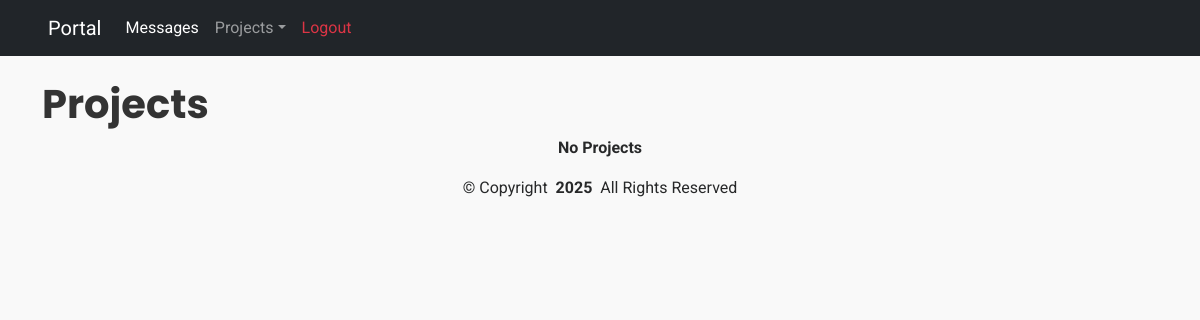
The page /projects/ (signed in) on the database as committed earlier.
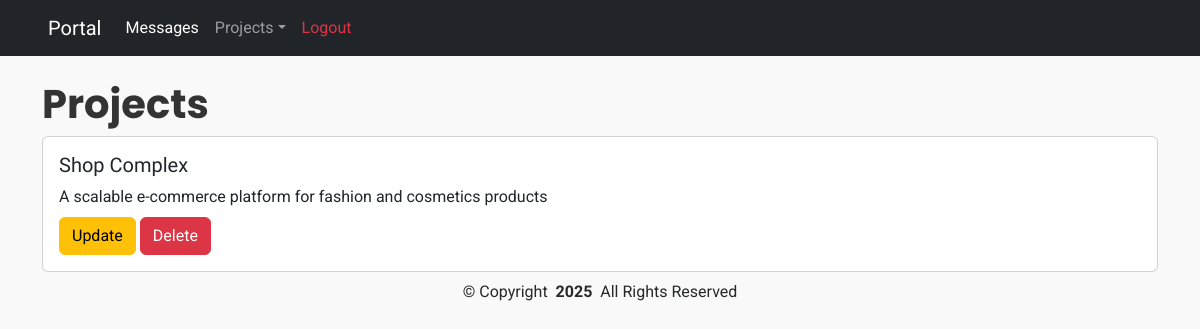
The same page on the database as committed later.
### portfolio/models.py (models this page shows, shortened)
class Project(models.Model):
    id = models.UUIDField(primary_key=True, default=uuid.uuid4, editable=False)
    name = models.CharField(max_length=255)
    short_desc = models.CharField(max_length=255, blank=True, null=True)
    description = models.TextField(blank=True)
    image1 = models.ImageField(upload_to='project', blank=True, null=True)
    image2 = models.ImageField(upload_to='project', blank=True, null=True)
    image3 = models.ImageField(upload_to='project', blank=True, null=True)
    link = models.URLField(blank=True, null=True)

### portfolio/views.py (the view)
# urls.py: path('projects/', ProjectTemplateView.as_view(), name='projects'),
class ProjectTemplateView(LoginRequiredMixin, ListView):
    template_name = 'project.html'
    model = Project
    context_object_name = 'projects'

### templates/project.html (shortened to what this page needs)
{% extends '_base.html' %}
{% block content %}
    <h1>Projects</h1>
    <div class="messages">
{% for project in projects %}
<div class="card my-2">
    <div class="card-body">
        <h5 class="card-title">{{ project.name }}</h5>
        <p class="card-title">{{ project.short_desc }}</p>
        <a href="{% url 'project_update' project.pk %}" class="btn btn-warning">Update</a>
        <a href="{% url 'project_delete' project.pk %}" class="btn btn-danger">Delete</a>
    </div>
</div>
{% empty %}
<p class="text-center fw-bold">No Projects</p>
{% endfor %}
    </div>
{% endblock content %}

### templates/_base.html (shortened to what this page needs)
{% load static %}
<!DOCTYPE html>
<html lang="en">
<head>
        <link href="https://cdn.jsdelivr.net/npm/bootstrap@5.3.3/dist/css/bootstrap.min.css" rel="stylesheet">
        <link href="https://cdnjs.cloudflare.com/ajax/libs/bootstrap-icons/1.8.1/font/bootstrap-icons.min.css" rel="stylesheet">
        <link rel="stylesheet" href="{% static 'assets/css/main.css' %}">
        <link rel="stylesheet" href="{% static 'assets/css/base.css' %}">
</head>
<body>
    <header>
   <nav
    class="navbar navbar-expand-sm navbar-dark bg-dark px-5">
    <a class="navbar-brand" href="{% url 'portal' %}">Portal</a>
    <div class="collapse navbar-collapse" id="collapsibleNavId">
        <ul class="navbar-nav me-auto mt-2 mt-lg-0">
            <li class="nav-item">
                <a class="nav-link active" href="{% url 'portal' %}" aria-current="page"
                    >Messages <span class="visually-hidden">(current)</span></a
                >
            </li>
            <li class="nav-item dropdown">
                <a
                    class="nav-link dropdown-toggle"
                    href="#"
                    id="dropdownId"
                    data-bs-toggle="dropdown"
                    aria-haspopup="true"
                    aria-expanded="false"
                    >Projects</a
                >
            </li>
            {% if user.is_authenticated %}
            <li class="nav-item">
                <a class="nav-link text-danger" href="{% url 'logout' %}">Logout </a>
            </li>
            {% endif %}
        </ul>
    </div>
   </nav>
</header>
<div class="container py-4">
    {% block content %}
    {% endblock content %}
    <footer>
        <div class="copyright text-center ">
            <p>© <span>Copyright</span> <strong class="px-1 sitename">2025</strong> <span>All Rights Reserved</span></p>
          </div>
    </footer>
</div>
</body>
</html>

### static/assets/css/main.css (style rules this page uses)
:root { --default-font: "Roboto", system-ui, -apple-system, "Segoe UI", Roboto, "Helvetica Neue", Arial, "Noto Sans", "Liberation Sans", sans-serif, "Apple Color Emoji", "Segoe UI Emoji", "Segoe UI Symbol", "Noto Color Emoji"; --heading-font: "Raleway", sans-serif; --nav-font: "Poppins", sans-serif; }
:root { --background-color: #ffffff; --default-color: #272829; --heading-color: #050d18; --accent-color: #149ddd; --surface-color: #ffffff; --contrast-color: #ffffff; }
:root { --nav-color: #a8a9b4; --nav-hover-color: #ffffff; --nav-mobile-background-color: #040b14; --nav-dropdown-background-color: #040b14; --nav-dropdown-color: #a8a9b4; --nav-dropdown-hover-color: #ffffff; }
:root { scroll-behavior: smooth; }
body { color: var(--default-color); background-color: var(--background-color); font-family: var(--default-font); }
a { color: var(--accent-color); text-decoration: none; transition: 0.3s; }
h1, h2, h3, h4, h5, h6 { color: var(--heading-color); font-family: var(--heading-font); }

### static/assets/css/base.css (style rules this page uses)
body { background: #f9f9f9; }
h1 { font-family: "Poppins", sans-serif; font-weight: 700; color: #333; }

Rows that differ between the two databases and show on the page:
added Project: name "Shop Complex", short_desc "A scalable e-commerce platform for fashion and cosmetics products"
Other text that changed with them:
text no longer shown: "No Projects"
